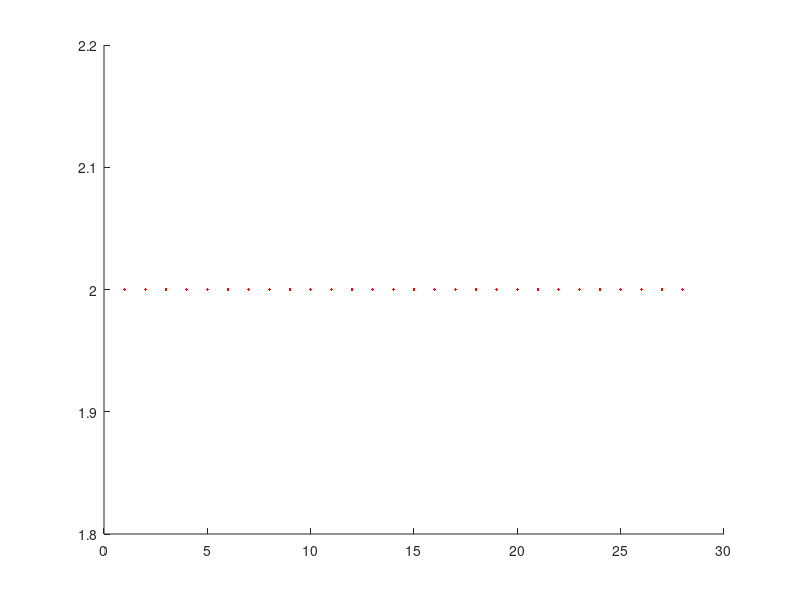

MATLAB code to generate this figure:
% A szomszedos tagok hanyadosainak hatarerteke - kettes hatvanyai

clc, clear

an=0
n=0
i=0

hold on

for n = 1:29
    i=i+1
    an(i)=2^n
end


for n = 1:(i-1)
    plot(n,(an(n+1)/an(n)),'r.')
    %drawnow
end
